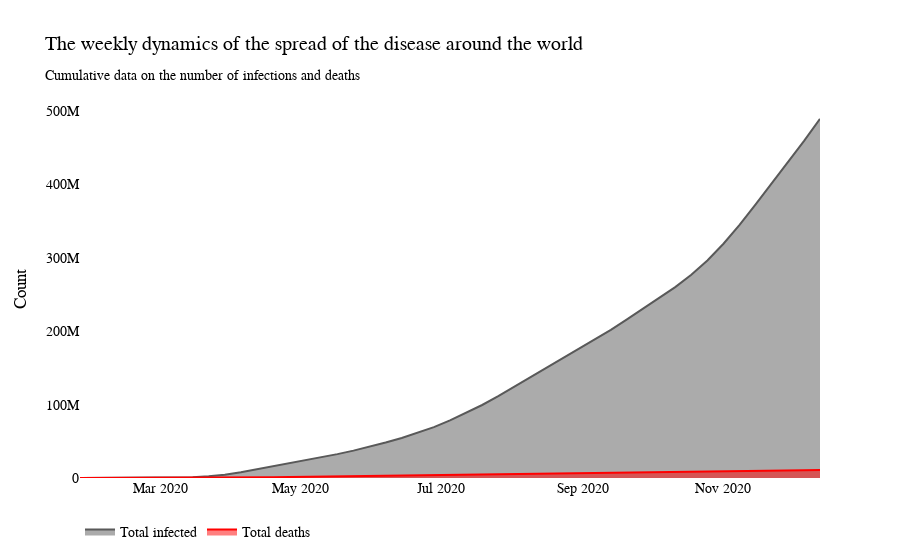

The code cell stored with this chart in its notebook:
### Markdown cell above
<p style="font-family: Arials; font-size: 15px; color: 'Black">At the first stage, we will use the information on the spread of the infection until 12/13/2020. After this date, the vaccination phase will begin. We will cover this time period in the third part.</p>

### Code cell
visualize_scatter_graph(2, covid_weekly[['date', 'cumulative_total_cases', 'cumulative_total_deaths']].iloc[:47], 'tozeroy',
            ['Total infected', 'Total deaths'], [colors[6], colors[0]], 
            'The weekly dynamics of the spread of the disease around the world', 
            'Cumulative data on the number of infections and deaths','Count')
